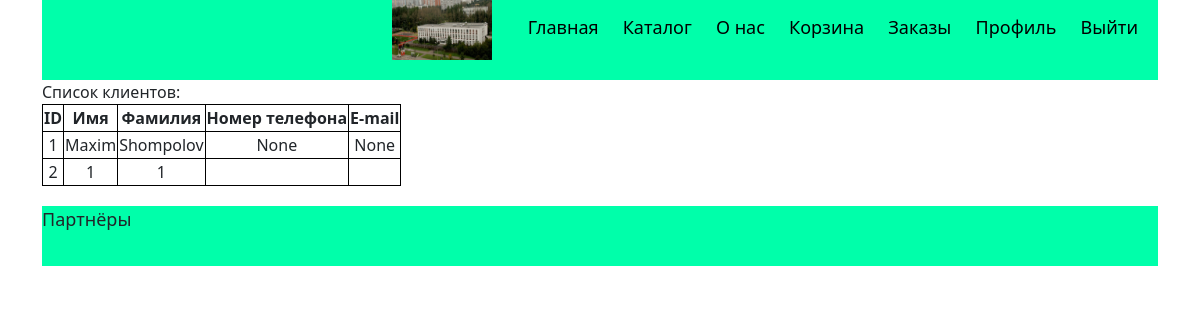
The page /customers_list/ (signed in) on the database its author committed.
### ORM.py (models this page shows, shortened)
class Customers(db.Model):
    id = db.Column(db.Integer, primary_key=True)
    surname = db.Column(db.String(80), nullable=False)
    name = db.Column(db.String(80), nullable=False)
    phone_number = db.Column(db.String(80), unique=True)
    email = db.Column(db.String(80), unique=True)
    registration_date = db.Column(db.DateTime, nullable=False)
    login = db.Column(db.String(80), unique=True)
    password = db.Column(db.String(200), nullable=False)
    total_orders = db.Column(db.Integer, nullable=False)
    admin = db.Column(db.Integer)
    patronymic = db.Column(db.String(80))
    bank_card_number = db.Column(db.String(80))
    passport_series_and_number = db.Column(db.String(80), unique=True)
    passport_date_of_issue = db.Column(db.DateTime)
    passport_who_issued = db.Column(db.String(80))
    shop_card_number = db.Column(db.Integer)
    shop_card_date_of_issue = db.Column(db.DateTime)
    shop_card_buy_amount = db.Column(db.Integer)
    address = db.Column(db.String(80))
    age = db.Column(db.Integer)

### main.py (the view)
@app.route('/customers_list/')
def customers_list():
    login = session.get('login')
    customer=Customers.query.filter_by(login=login).one()
    if not login or customer.admin == 0:
        return redirect(url_for('main'), code=302)
    customers = Customers.query.all()
    return render_template('customers_list.html',customers=customers)

### templates/customers_list.html (shortened to what this page needs)
{% extends "base.html" %}
{% block content %}
    <div>Список клиентов:</div>
    <table>
        <tr>
            <th>ID</th>
            <th>Имя</th>
            <th>Фамилия</th>
            <th>Номер телефона</th>
            <th>E-mail</th>
        </tr>
        {% for customer in customers %}
            <tr>
                <td>{{customer.id}}</td>
                <td>{{customer.name}}</td>
                <td>{{customer.surname}}</td>
                <td>{{customer.phone_number}}</td>
                <td>{{customer.email}}</td>
            </tr>
        {% endfor %}
    </table>
{% endblock %}

### static/Style.css (style rules this page uses)
th { border: 1px solid black; text-align: center }
td { border: 1px solid black; text-align: center }

### rows shown on the page
Customers: id "1", name "Maxim", surname "Shompolov", phone_number "None", email "None"
Customers: id "2", name "1", surname "1"
